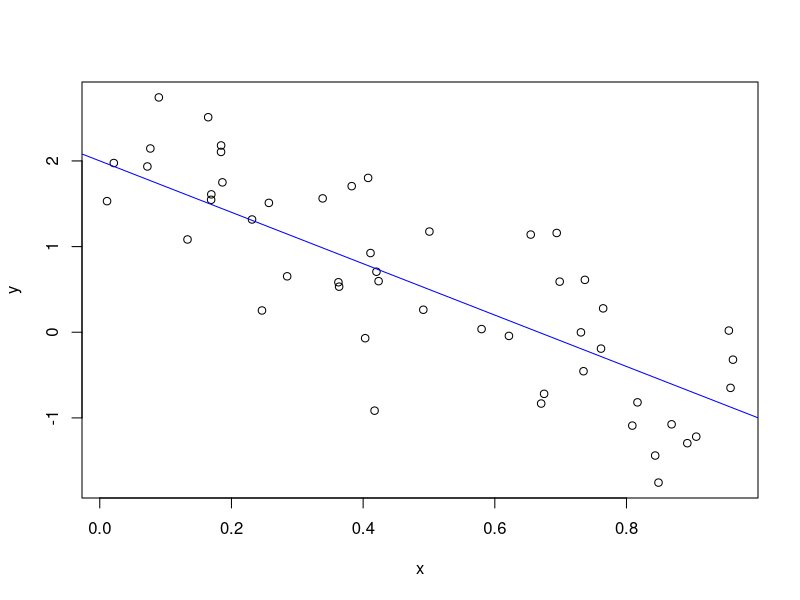

Reproduce this figure in R.
n <- 50
a <- 2
b <- -3
sigSq <- 0.5
x <- runif(n)
norm <- rnorm(n, sd = sqrt(sigSq))
y <- a + b * x + norm
plot(x,y)
abline(a, b, col = "blue")